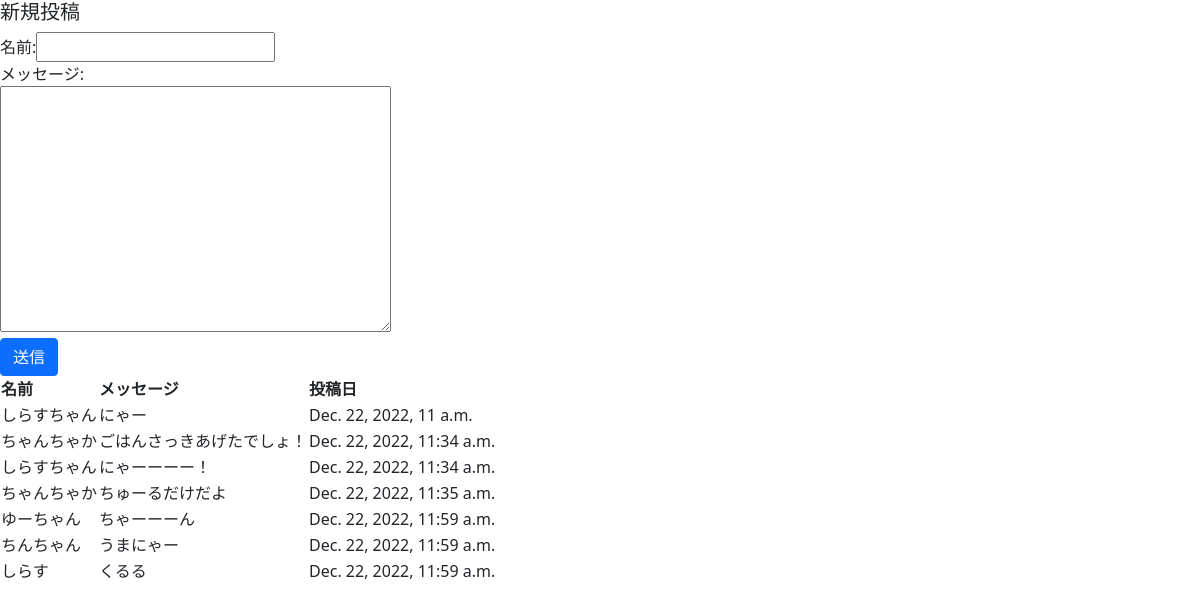
The app's page /sns_test/ with its own data.
### sns_test/models.py (models this page shows, shortened)
class AllMessage(models.Model):
    name = models.CharField(max_length=20, validators=[name_validator])
    message = models.TextField(max_length=400)
    datetime = models.DateTimeField(auto_now_add=True)

### sns_test/views.py (the view, shortened to what this page needs)
class IndexView(TemplateView):
    def __init__(self):
        self.params = {
            'title':'Message Board',
            'data': AllMessage.objects.all(),
            'form': MessageForm(),
        }
    def get(self, request):
        return render(request, template_name='sns_test/index.html', context= self.params)

### sns_test/forms.py
class MessageForm(forms.ModelForm):
    class Meta:
        model = AllMessage
        fields = ['name','message']
        widget = {
            'message': forms.Textarea(attrs={
                                             "class":"form-control",
                                             "placeholder":"Username",
                                             "aria-label":"Username",
                                             "aria-describedby":"addon-wrapping"
                                             })
        }
        labels = {
            'name' : '名前',
            'message' : 'メッセージ'
        }

### sns_test/templates/sns_test/index.html (shortened to what this page needs)
{% load static %}
<!DOCTYPE html>
<html>
<head>
    <link rel="stylesheet" type="text/css"
            href="{% static 'sns_test/css/bootstrap.min.css'%}">
</head>
<body>
<main>
    <h5>新規投稿</h5>
    <table>
    <form action="{% url 'index' %}" method="post">
        <label for 'name'>
            名前:{{form.name}}
        </label>
        <div>メッセージ:</div>
        <label for 'message'>
            {{form.message}}
        </label>
        <div >
        <button type='submit' class="btn btn-primary"
                role="button" data-bs-toggle="button">送信</button>
        </div>
    </form>
    </table>
    <table>
        <th>名前</th>
        <th>メッセージ</th>
        <th>投稿日</th>
       {% for item in data%}
        <tr>
            <td>{{item.name}}</td>
            <td>{{item.message}}</td>
            <td>{{item.datetime}}</td>
        </tr>
        {% endfor %}
    </table>
</main>
</body>
</html>

### records on screen
AllMessage: name "しらすちゃん", message "にゃー", datetime "Dec. 22, 2022, 11 a.m."
AllMessage: name "ちゃんちゃか", message "ごはんさっきあげたでしょ！", datetime "Dec. 22, 2022, 11:34 a.m."
AllMessage: name "しらすちゃん", message "にゃーーーー！", datetime "Dec. 22, 2022, 11:34 a.m."
AllMessage: name "ちゃんちゃか", message "ちゅーるだけだよ", datetime "Dec. 22, 2022, 11:35 a.m."
AllMessage: name "ゆーちゃん", message "ちゃーーーん", datetime "Dec. 22, 2022, 11:59 a.m."
AllMessage: name "ちんちゃん", message "うまにゃー", datetime "Dec. 22, 2022, 11:59 a.m."
AllMessage: name "しらす", message "くるる", datetime "Dec. 22, 2022, 11:59 a.m."
